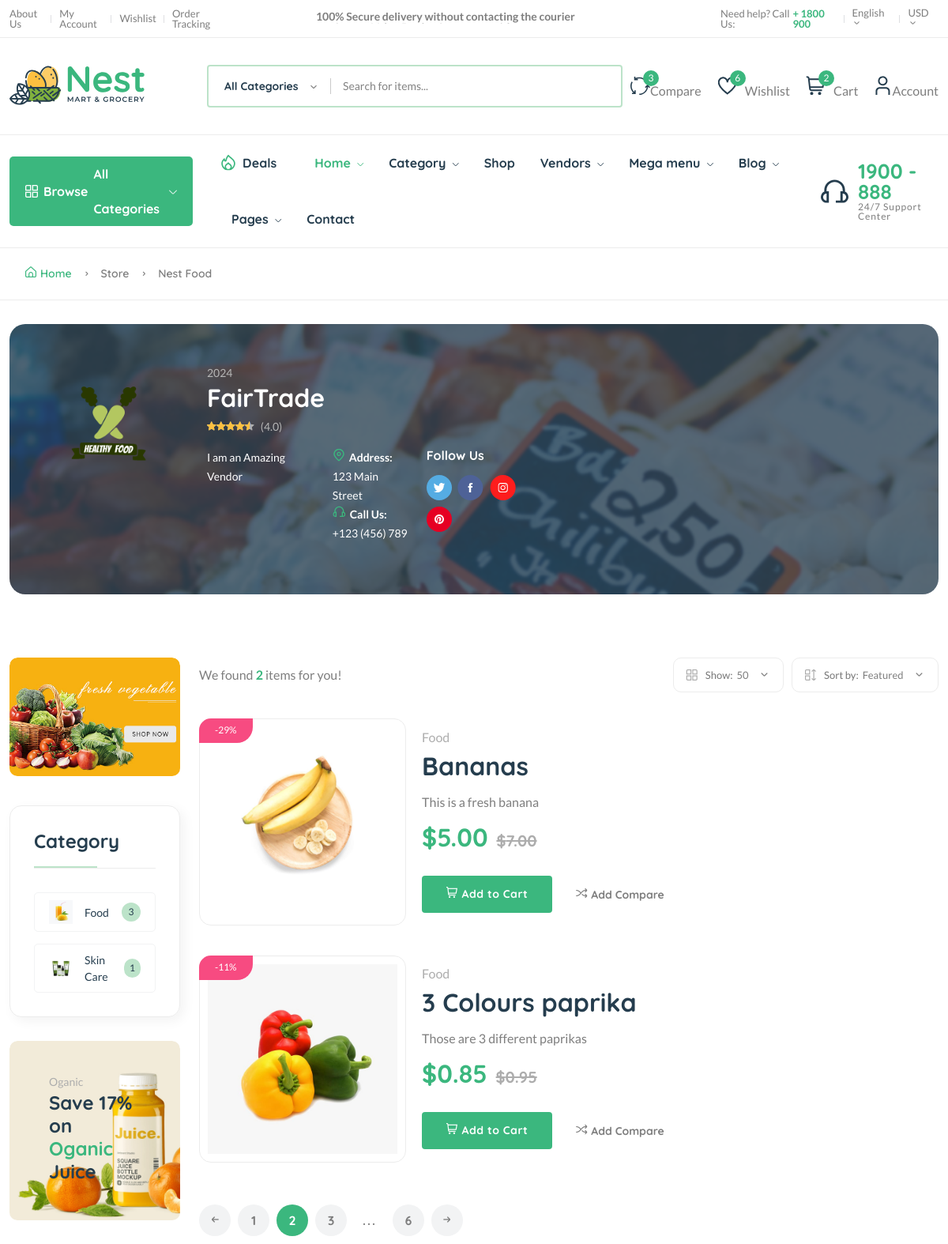
Page /vendor/vend2hhdcdghf (upper part) on the earlier database version.
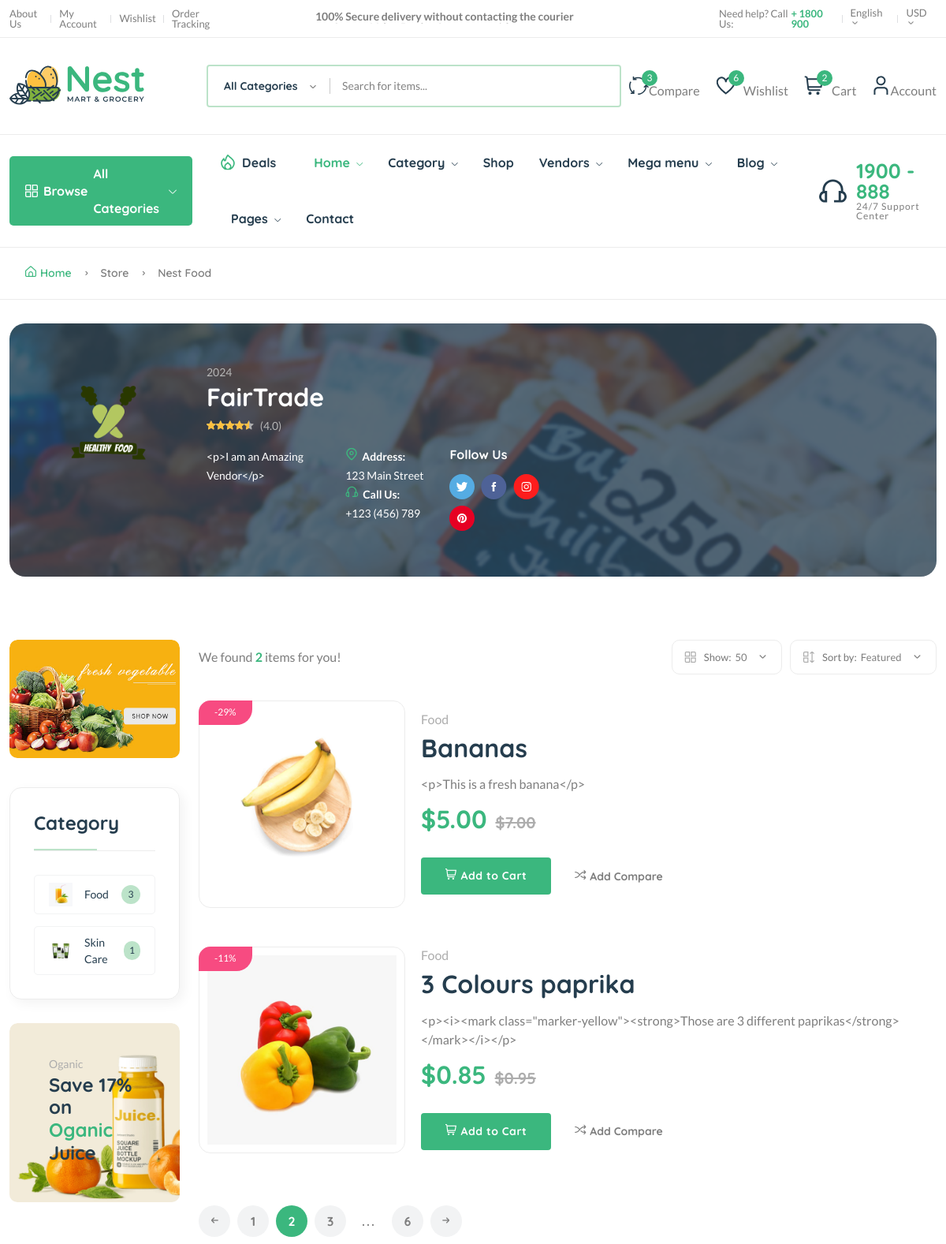
Same page on the later database version.
### core/models.py (models this page shows, shortened)
class Vendor(models.Model):
    vid = ShortUUIDField(unique=True, length=10, max_length=20, prefix="ven", alphabet="abcdefgh12345")
    title = models.CharField(max_length=100, default="Nestify")
    image = models.ImageField(upload_to=user_directory_path, default="vendor.jpg")
    cover_image = models.ImageField(upload_to=user_directory_path, default="vendor.jpg")
    description = CKEditor5Field(null=True, blank=True, default="I am an Amazing Vendor", config_name="extends")
    address = models.CharField(max_length=100, default="123 Main Street")
    contact = models.CharField(max_length=100, default="+123 (456) 789")
    chat_resp_time = models.CharField(max_length=100, default="100")
    shipping_on_time = models.CharField(max_length=100, default="100")
    authentic_rating = models.CharField(max_length=100, default="100")
    days_return = models.CharField(max_length=100, default="100")
    warranty_period = models.CharField(max_length=100, default="100")
    user = models.ForeignKey(User, on_delete=models.SET_NULL, null=True)
    date = models.DateTimeField(auto_now_add=True, null=True, blank=True)
    class Meta:
        verbose_name_plural = "Vendors"

class Product(models.Model):
    pid = ShortUUIDField(unique=True, length=10, max_length=20, alphabet="abcdefgh12345")
    user = models.ForeignKey(User, on_delete=models.SET_NULL, null=True)
    category = models.ForeignKey(Category, on_delete=models.SET_NULL, null=True, related_name="category")
    vendor = models.ForeignKey(Vendor, on_delete=models.SET_NULL, null=True, related_name="vendor")
    title = models.CharField(max_length=100, default="Fresh Pear")
    image = models.ImageField(upload_to=user_directory_path, default="product.jpg")
    description = CKEditor5Field(null=True, blank=True, default="This is the product", config_name="extends")
    price = models.DecimalField(max_digits=99999999, decimal_places=2, default="1.99")
    old_price = models.DecimalField(max_digits=99999999, decimal_places=2, default="2.99")
    specifications = CKEditor5Field(null=True, blank=True, config_name="extends")
    type = models.CharField(max_length=100, default="Organic", null=True, blank=True)
    stock_count = models.CharField(max_length=100, default="10", null=True, blank=True)
    life = models.CharField(max_length=100, default="100 Days", null=True, blank=True)
    mfd = models.DateTimeField(auto_now_add=False, null=True, blank=True)
    tags = TaggableManager(blank=True)
    product_status = models.CharField(choices=STATUS, max_length=10, default="in_review")
    status = models.BooleanField(default=True)
    in_stock = models.BooleanField(default=True)
    featured = models.BooleanField(default=True)
    digital = models.BooleanField(default=False)
    sku = ShortUUIDField(unique=True, length=4, max_length=10, prefix="sku", alphabet="1234567890")
    date = models.DateTimeField(auto_now_add=True)
    updated = models.DateTimeField(null=True, blank=True)
    class Meta:
        verbose_name_plural = "Products"
    def get_percentage(self):
        new_price = 100 - (self.price / self.old_price) * 100
        return new_price

class Category(models.Model):
    cid = ShortUUIDField(unique=True, length=10, max_length=20, prefix="cat", alphabet="abcdefgh12345")
    title = models.CharField(max_length=100, default="Food")
    image = models.ImageField(upload_to="category", default="category.jpg")
    class Meta:
        verbose_name_plural = "Categories"
    def __str__(self):
        return self.title

### core/views.py (the view)
# urls.py: path("vendor/<vid>", vendor_detail_view, name="vendor-detail"),
def vendor_detail_view(request, vid):
    vendor = Vendor.objects.get(vid=vid)
    products = Product.objects.filter(vendor=vendor, product_status="published")
    context = {
        "vendor": vendor,
        "products": products,
    }
    return render(request, "core/vendor-detail-list.html", context)

### templates/core/vendor-detail-list.html (shortened to what this page needs)
{% extends 'core/partials/base.html' %}
{% load static %}
{% block content %}
    <main class="main">
        <div class="page-header breadcrumb-wrap">
            <div class="container">
                <div class="breadcrumb">
                    <a href="index.html" rel="nofollow"><i class="fi-rs-home mr-5"></i>Home</a>
                    <span></span> Store <span></span> Nest Food
                </div>
            </div>
        </div>
        <div class="container mb-30">
            <div class="archive-header-3 mt-30 mb-80" style="background-image: url({{vendor.cover_image.url}})">
                <div class="archive-header-3-inner">
                    <div class="vendor-logo mr-50">
                        <img src="{{vendor.image.url}}" alt="" />
                    </div>
                    <div class="vendor-content">
                        <div class="product-category">
                            <span class="text-muted">{{vendor.date|date:"Y"}}</span>
                        </div>
                        <h3 class="mb-5 text-white"><a href="{vendor-details-1.html}" class="text-white">{{vendor.title}}</a></h3>
                        <div class="product-rate-cover mb-15">
                            <div class="product-rate d-inline-block">
                                <div class="product-rating" style="width: 90%"></div>
                            </div>
                            <span class="font-small ml-5 text-muted"> (4.0)</span>
                        </div>
                        <div class="row">
                            <div class="col-lg-4">
                                <div class="vendor-des mb-15">
                                    <p class="font-sm text-white">{{vendor.description}}</p>
                                </div>
                            </div>
                            <div class="col-lg-3">
                                <div class="vendor-info text-white mb-15">
                                    <ul class="font-sm">
                                        <li><img class="mr-5" src="{% static 'assets/imgs/theme/icons/icon-location.svg' %}" alt="" /><strong>Address: <br></strong> <span>{{vendor.address}}</span></li>
                                        <li><img class="mr-5" src="{% static 'assets/imgs/theme/icons/icon-contact.svg' %}" alt="" /><strong>Call Us: <br></strong><span>{{vendor.contact}}</span></li>
                                    </ul>
                                </div>
                            </div>
                            <div class="col-lg-4">
                                <div class="follow-social">
                                    <h6 class="mb-15 text-white">Follow Us</h6>
                                    <ul class="social-network">
                                        <li class="hover-up">
                                            <a href="#">
                                                <img src="{% static 'assets/imgs/theme/icons/social-tw.svg' %}" alt="" />
                                            </a>
                                        </li>
                                        <li class="hover-up">
                                            <a href="#">
                                                <img src="{% static 'assets/imgs/theme/icons/social-fb.svg' %}" alt="" />
                                            </a>
                                        </li>
                                        <li class="hover-up">
                                            <a href="#">
                                                <img src="{% static 'assets/imgs/theme/icons/social-insta.svg' %}" alt="" />
                                            </a>
                                        </li>
                                        <li class="hover-up">
                                            <a href="#">
                                                <img src="{% static 'assets/imgs/theme/icons/social-pin.svg' %}" alt="" />
                                            </a>
                                        </li>
                                    </ul>
                                </div>
                            </div>
                        </div>
                    </div>
                </div>
            </div>
            <div class="row flex-row-reverse">
                <div class="col-lg-4-5">
                    <div class="shop-product-fillter">
                        <div class="totall-product">
                            <p>We found <strong class="text-brand">{{products.count}}</strong> item{{products.count|pluralize}} for you!</p>
                        </div>
                        <div class="sort-by-product-area">
                            <div class="sort-by-cover mr-10">
                                <div class="sort-by-product-wrap">
                                    <div class="sort-by">
                                        <span><i class="fi-rs-apps"></i>Show:</span>
                                    </div>
                                    <div class="sort-by-dropdown-wrap">
                                        <span> 50 <i class="fi-rs-angle-small-down"></i></span>
                                    </div>
                                </div>
                            </div>
                            <div class="sort-by-cover">
                                <div class="sort-by-product-wrap">
                                    <div class="sort-by">
                                        <span><i class="fi-rs-apps-sort"></i>Sort by:</span>
                                    </div>
                                    <div class="sort-by-dropdown-wrap">
                                        <span> Featured <i class="fi-rs-angle-small-down"></i></span>
                                    </div>
                                </div>
                            </div>
                        </div>
                    </div>
                    <div class="product-list mb-50">
                        {% for p in products %}
                        <div class="product-cart-wrap">
                            <div class="product-img-action-wrap">
                                <div class="product-img product-img-zoom">
                                    <div class="product-img-inner">
                                        <a href="shop-product-right.html">
                                            <img class="default-img" src="{{ p.image.url }}" alt="" />
                                        </a>
                                    </div>
                                </div>
                                <div class="product-badges product-badges-position product-badges-mrg">
                                    <span class="hot">-{{p.get_percentage|floatformat:0}}%</span>
                                </div>
                            </div>
                            <div class="product-content-wrap">
                                <div class="product-category">
                                    <a href="shop-grid-right.html">{{ p.category }}</a>
                                </div>
                                <h2><a href="shop-product-right.html">{{ p.title|truncatechars:50 }}</a></h2>
                                <p class="mt-15 mb-15">{{ p.description }}</p>
                                <div class="product-price">
                                    <span>${{ p.price }}</span>
                                    <span class="old-price">${{ p.old_price }}</span>
                                </div>
                                <div class="mt-30 d-flex align-items-center">
                                    <a aria-label="Buy now" class="btn" href="shop-cart.html"><i class="fi-rs-shopping-cart mr-5"></i>Add to Cart</a>
                                    <a href="#" class="add-wishlish ml-30 text-body font-sm font-heading font-weight-bold"><i class="fi-rs-shuffle mr-5"></i>Add Compare</a>
                                </div>
                            </div>
                        </div>
                        {% endfor %}
                    </div>
                    <div class="pagination-area mt-20 mb-20">
                        <nav aria-label="Page navigation example">
                            <ul class="pagination justify-content-start">
                                <li class="page-item">
                                    <a class="page-link" href="#"><i class="fi-rs-arrow-small-left"></i></a>
                                </li>
                                <li class="page-item"><a class="page-link" href="#">1</a></li>
                                <li class="page-item active"><a class="page-link" href="#">2</a></li>
                                <li class="page-item"><a class="page-link" href="#">3</a></li>
                                <li class="page-item"><a class="page-link dot" href="#">...</a></li>
                                <li class="page-item"><a class="page-link" href="#">6</a></li>
                                <li class="page-item">
                                    <a class="page-link" href="#"><i class="fi-rs-arrow-small-right"></i></a>
                                </li>
                            </ul>
                        </nav>
                    </div>
                </div>
                <div class="col-lg-1-5 primary-sidebar sticky-sidebar">
                    <div class="banner-img mb-30">
                        <img src="{% static 'assets/imgs/banner/banner-10.jpg' %}" alt="" />
                    </div>
                    <div class="sidebar-widget widget-category-2 mb-30">
                        <h5 class="section-title style-1 mb-30">Category</h5>
                        <ul>
                            {% for c in categories %}
                            <li>
                                <a href="shop-grid-right.html"> <img src="{{ c.image.url }}" alt="" />{{ c.title }}</a><span class="count">{{ c.category.count }}</span>
                            </li>
                            {% endfor %}
                        </ul>
                    </div>
                    <div class="banner-img wow fadeIn mb-lg-0 animated d-lg-block d-none">
                        <img src="{% static 'assets/imgs/banner/banner-11.png' %}" alt="" />
                        <div class="banner-text">
                            <span>Oganic</span>
                            <h4>
                                Save 17% <br /> on <span class="text-brand">Oganic</span><br /> Juice
                            </h4>
                        </div>
                    </div>
                </div>
            </div>
        </div>
    </main>
{% endblock content %}

Differences in the rows shown:
changed Vendor "FairTrade": description "I am an Amazing Vendor" → "<p>I am an Amazing Vendor</p>"
changed Product "Bananas": description "This is a fresh banana" → "<p>This is a fresh banana</p>"
changed Product "3 Colours paprika": description "Those are 3 different paprikas" → "<p><i><mark class=\"marker-yellow\"><strong>Those are 3 different paprikas</strong></mark></i></p>"
